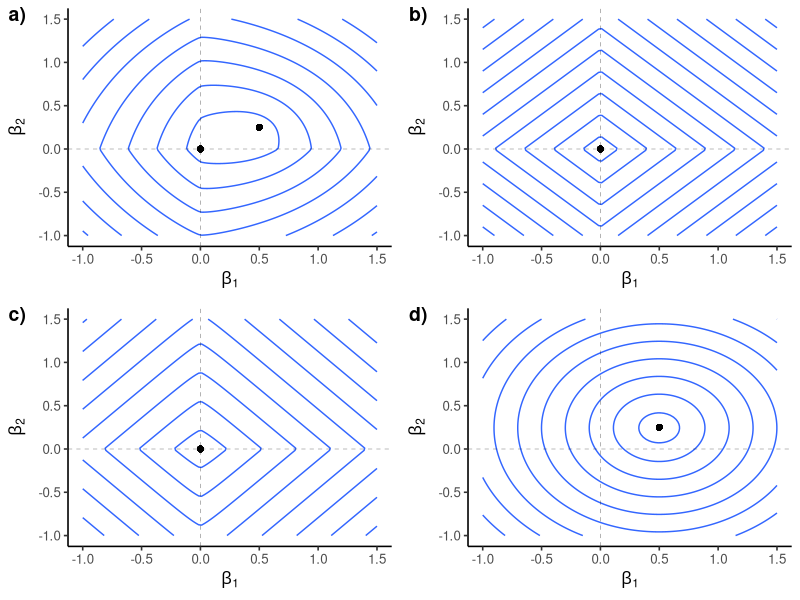

Write R code to recreate this figure.
# Fig1
library(ggpubr)

# Regularization
Phi_WT_fixed = function(X, beta, T_mat, W, lambda1=0.2, lambda2=0.01, lambda3=0.1){
  K = ncol(W)
  p = ncol(X)
  N = nrow(X)

  lasso = sum(abs(beta))
  glasso = sum(sqrt((t(W!=0)%*%beta^2)*(apply(t(W!=0), 1, sum))))
  pca = norm(X%*%diag(beta) - T_mat%*%t(W), "F")

  return(lasso*lambda1 + lambda2*glasso + lambda3/2*pca)
}

set.seed(0)
# Generate X
N = 100
X = MASS::mvrnorm(N, mu = c(0, 0, 0),
                  Sigma = matrix(c(1, 0, 0.5, # ... not really important in this example
                                   0, 1, 0,
                                   0.5, 0, 1), nrow = 3, byrow = T))
X <- scale(X)
beta_optim = c(0.5, 0.25, 0.1)

M <- X%*%diag(beta_optim)

svd <- svd(M)
svd$d
T_mat <- svd$u[,1:2]
W <- svd$v[,1:2]%*%diag(svd$d[1:2])
W <- t(apply(W, 1, function(x){x*(abs(x)==max(abs(x)))}))
t(W)%*%W #diagonal
t(T_mat)%*%T_mat # identity

# Create the grid
betas = seq(-1, 1.5, length.out = 100)
grid = expand.grid(beta1 = betas,
                   beta2 = betas, KEEP.OUT.ATTRS = F)
for (i in 1:nrow(grid)) {
  beta = c(grid$beta1[i], grid$beta2[i], 0.1)
  grid$z[i] = Phi_WT_fixed(X, beta, T_mat, W, 2, 1, 1)
}

# plot
gg1 = ggplot(grid) +
  geom_contour(aes(x = beta1, y = beta2, z = z))+
  geom_point(aes(x=0.5, y=0.25))+
  geom_point(aes(x=0, y=0))+
  theme_classic2()+
  labs(x = expression(beta[1]),
       y = expression(beta[2]))+
  geom_hline(aes(yintercept=0), linetype = "dashed", size = 0.1)+
  geom_vline(aes(xintercept=0), linetype = "dashed", size = 0.1)

# Same for lasso
for (i in 1:nrow(grid)) {
  beta = c(grid$beta1[i], grid$beta2[i], 0.1)
  grid$z2[i] = Phi_WT_fixed(X, beta, T_mat, W, 2, 0, 0)
}

# plot
gg2 = ggplot(grid) +
  geom_contour(aes(x = beta1, y = beta2, z = z2))+
  geom_point(aes(x=0, y=0))+
  theme_classic2()+
  labs(x = expression(beta[1]),
       y = expression(beta[2]))+
  geom_hline(aes(yintercept=0), linetype = "dashed", size = 0.1)+
  geom_vline(aes(xintercept=0), linetype = "dashed", size = 0.1)

# Same for sparse_group_lasso
for (i in 1:nrow(grid)) {
  beta = c(grid$beta1[i], grid$beta2[i], 0.1)
  grid$z3[i] = Phi_WT_fixed(X, beta, T_mat, W, 2, 1, 0)
}

# plot
gg3 = ggplot(grid) +
  geom_contour(aes(x = beta1, y = beta2, z = z3))+
  geom_point(aes(x=0, y=0))+
  theme_classic2()+
  labs(x = expression(beta[1]),
       y = expression(beta[2]))+
  geom_hline(aes(yintercept=0), linetype = "dashed", size = 0.1)+
  geom_vline(aes(xintercept=0), linetype = "dashed", size = 0.1)

# Same for Phi
for (i in 1:nrow(grid)) {
  beta = c(grid$beta1[i], grid$beta2[i], 0.1)
  grid$z4[i] = Phi_WT_fixed(X, beta, T_mat, W, 0, 0, 1)
}

# plot
gg4 = ggplot(grid) +
  geom_contour(aes(x = beta1, y = beta2, z = z4))+
  geom_point(aes(x=0.5, y=0.25))+
  theme_classic2()+
  labs(x = expression(beta[1]),
       y = expression(beta[2]))+
  geom_hline(aes(yintercept=0), linetype = "dashed", size = 0.1)+
  geom_vline(aes(xintercept=0), linetype = "dashed", size = 0.1)

ggarrange(gg1, gg2, gg3, gg4, ncol = 2, nrow = 2,
          labels = c("a)", "b)", "c)", "d)"))


